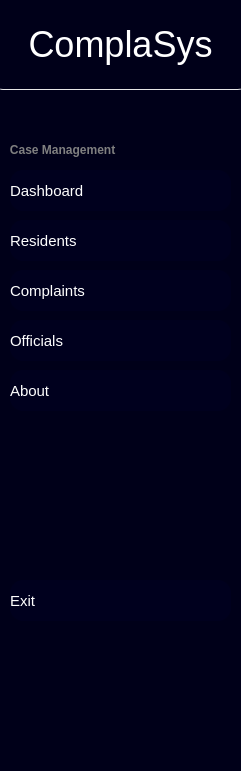
   <widget class="QWidget" name="fullMenu" native="true">
    <property name="geometry">
     <rect>
      <x>10</x>
      <y>10</y>
      <width>241</width>
      <height>771</height>
     </rect>
    </property>
    <property name="font">
     <font>
      <weight>75</weight>
      <bold>true</bold>
     </font>
    </property>
    <property name="styleSheet">
     <string notr="true">background-color: rgb(0, 0, 25);
border-radius: 13px;
color: white;</string>
    </property>
    <widget class="QPushButton" name="homeBtn">
     <property name="geometry">
      <rect>
       <x>10</x>
       <y>170</y>
       <width>221</width>
       <height>41</height>
      </rect>
     </property>
     <property name="font">
      <font>
       <pointsize>11</pointsize>
       <weight>50</weight>
       <bold>false</bold>
      </font>
     </property>
     <property name="styleSheet">
      <string notr="true">background-color: rgb(0, 0, 30);
border-radius: 13px;
text-align: left;
color: white;</string>
     </property>
     <property name="text">
      <string>Dashboard</string>
     </property>
     <property name="icon">
      <iconset resource="../resource/resource.qrc">
       <normaloff>:/icons/icons/home.svg</normaloff>:/icons/icons/home.svg</iconset>
     </property>
    </widget>
    <widget class="QPushButton" name="resBtn">
     <property name="geometry">
      <rect>
       <x>10</x>
       <y>220</y>
       <width>221</width>
       <height>41</height>
      </rect>
     </property>
     <property name="font">
      <font>
       <pointsize>11</pointsize>
       <weight>50</weight>
       <bold>false</bold>
      </font>
     </property>
     <property name="styleSheet">
      <string notr="true">background-color: rgb(0, 0, 30);
border-radius: 13px;
text-align: left;
color: white;</string>
     </property>
     <property name="text">
      <string>Residents</string>
     </property>
     <property name="icon">
      <iconset resource="../resource/resource.qrc">
       <normaloff>:/icons/icons/users-alt.svg</normaloff>:/icons/icons/users-alt.svg</iconset>
     </property>
    </widget>
    <widget class="QPushButton" name="compBtn">
     <property name="geometry">
      <rect>
       <x>10</x>
       <y>270</y>
       <width>221</width>
       <height>41</height>
      </rect>
     </property>
     <property name="font">
      <font>
       <pointsize>11</pointsize>
       <weight>50</weight>
       <bold>false</bold>
      </font>
     </property>
     <property name="styleSheet">
      <string notr="true">background-color: rgb(0, 0, 30);
border-radius: 13px;
text-align: left;
color: white;</string>
     </property>
     <property name="text">
      <string>Complaints</string>
     </property>
     <property name="icon">
      <iconset resource="../resource/resource.qrc">
       <normaloff>:/icons/icons/document.svg</normaloff>:/icons/icons/document.svg</iconset>
     </property>
    </widget>
    <widget class="QPushButton" name="offiBtn">
     <property name="geometry">
      <rect>
       <x>10</x>
       <y>320</y>
       <width>221</width>
       <height>41</height>
      </rect>
     </property>
     <property name="font">
      <font>
       <pointsize>11</pointsize>
       <weight>50</weight>
       <bold>false</bold>
      </font>
     </property>
     <property name="styleSheet">
      <string notr="true">background-color: rgb(0, 0, 30);
border-radius: 13px;
text-align: left;
color: white;</string>
     </property>
     <property name="text">
      <string>Officials</string>
     </property>
     <property name="icon">
      <iconset resource="../resource/resource.qrc">
       <normaloff>:/icons/icons/briefcase.svg</normaloff>:/icons/icons/briefcase.svg</iconset>
     </property>
    </widget>
    <widget class="QPushButton" name="exBtn">
     <property name="geometry">
      <rect>
       <x>10</x>
       <y>580</y>
       <width>221</width>
       <height>41</height>
      </rect>
     </property>
     <property name="font">
      <font>
       <pointsize>11</pointsize>
       <weight>50</weight>
       <bold>false</bold>
      </font>
     </property>
     <property name="styleSheet">
      <string notr="true">background-color: rgb(0, 0, 30);
border-radius: 13px;
text-align: left;
color: white;</string>
     </property>
     <property name="text">
      <string>Exit</string>
     </property>
    </widget>
    <widget class="QPushButton" name="abtBtn">
     <property name="geometry">
      <rect>
       <x>10</x>
       <y>370</y>
       <width>221</width>
       <height>41</height>
      </rect>
     </property>
     <property name="font">
      <font>
       <pointsize>11</pointsize>
       <weight>50</weight>
       <bold>false</bold>
      </font>
     </property>
     <property name="styleSheet">
      <string notr="true">background-color: rgb(0, 0, 30);
border-radius: 13px;
text-align: left;
color: white;</string>
     </property>
     <property name="text">
      <string>About</string>
     </property>
     <property name="icon">
      <iconset resource="../resource/resource.qrc">
       <normaloff>:/icons/icons/interrogation.svg</normaloff>:/icons/icons/interrogation.svg</iconset>
     </property>
    </widget>
    <widget class="QFrame" name="frame">
     <property name="geometry">
      <rect>
       <x>-10</x>
       <y>-11</y>
       <width>261</width>
       <height>101</height>
      </rect>
     </property>
     <property name="styleSheet">
      <string notr="true">border: 1px solid rgb(230, 230, 230);</string>
     </property>
     <property name="frameShape">
      <enum>QFrame::StyledPanel</enum>
     </property>
     <property name="frameShadow">
      <enum>QFrame::Raised</enum>
     </property>
     <widget class="QLabel" name="label_3">
      <property name="geometry">
       <rect>
        <x>10</x>
        <y>30</y>
        <width>241</width>
        <height>51</height>
       </rect>
      </property>
      <property name="font">
       <font>
        <family>MS Sans Serif</family>
        <pointsize>27</pointsize>
        <weight>50</weight>
        <bold>false</bold>
       </font>
      </property>
      <property name="styleSheet">
       <string notr="true">border-radius: 0px;
border: 0px;</string>
      </property>
      <property name="text">
       <string>ComplaSys</string>
      </property>
      <property name="alignment">
       <set>Qt::AlignCenter</set>
      </property>
     </widget>
    </widget>
    <widget class="QLabel" name="label_4">
     <property name="geometry">
      <rect>
       <x>0</x>
       <y>140</y>
       <width>241</width>
       <height>20</height>
      </rect>
     </property>
     <property name="styleSheet">
      <string notr="true">color: grey;</string>
     </property>
     <property name="text">
      <string>   Case Management</string>
     </property>
    </widget>
   </widget>
